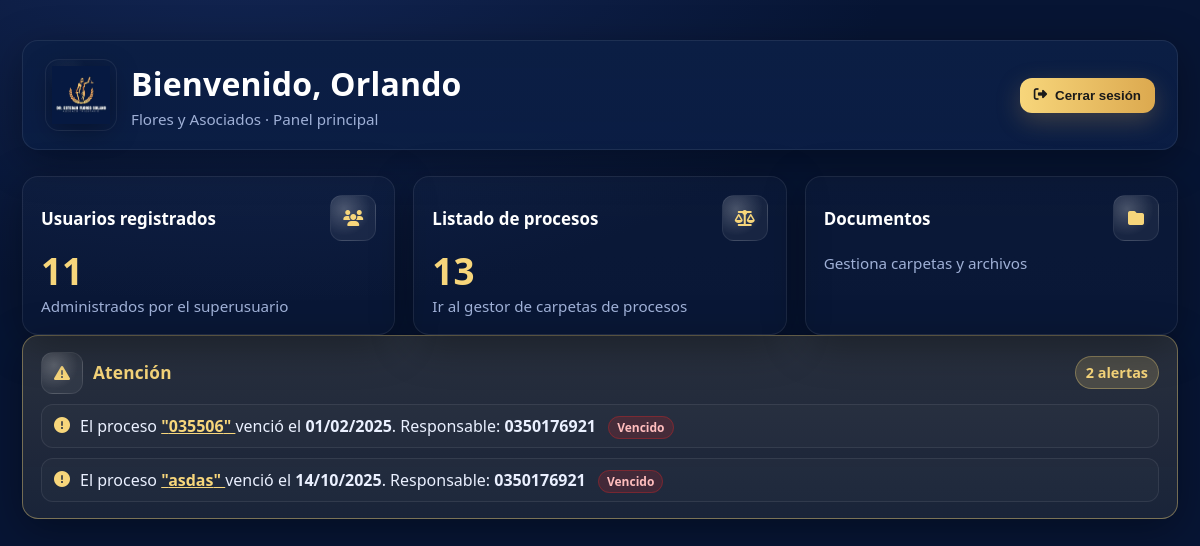
Page /inicio/ (signed in) on the committed database.
### procesos/models.py (models this page shows, shortened)
class Proceso(models.Model):
    ESTADOS = [
        ("SIN", "Sin empezar"),
        ("CUR", "En curso"),
        ("FIN", "Finalizado"),
        ("OBS", "Observación"),
        ("CAM", "Cambio de abogado"),
        ("CA", "Casación"),
    ]
    carpeta = models.ForeignKey(CarpetaProceso, related_name="procesos", on_delete=models.CASCADE)
    nombre = models.CharField(max_length=255)
    numero_proceso = models.CharField(max_length=50, blank=True)
    estado = models.CharField(max_length=3, choices=ESTADOS, default="SIN")
    fecha_revision = models.DateField(null=True, blank=True)
    ciudad = models.CharField(max_length=120, blank=True)
    observacion = models.TextField(blank=True, null=True)
    creado_por = models.ForeignKey(User, on_delete=models.SET_NULL, null=True, blank=True)
    carpeta_documentos = models.ForeignKey(
        'CarpetaProceso',
        on_delete=models.SET_NULL,
        null=True,
        blank=True,
        related_name='procesos_documentales',
        verbose_name='Carpeta documental (auto)'
    )
    creado_en = models.DateTimeField(auto_now_add=True)
    actualizado_en = models.DateTimeField(auto_now=True)
    class Meta:
        ordering = ["-creado_en"]

### home/views.py (the view)
# urls.py: path('inicio/', dashboard, name='dashboard'),
@login_required
def dashboard(request):
    total_usuarios = User.objects.count()
    total_procesos = Proceso.objects.count()
    recientes_procesos = Proceso.objects.order_by('-creado_en', '-id')[:6]
    recientes_documentos = (
        DocumentoProceso.objects
        .select_related('carpeta')
        .order_by('-id')[:6]
    )
    hoy = timezone.localdate()
    limite = hoy + timedelta(days=2)
    avisos_revision = (
        Proceso.objects
        .filter(
            fecha_revision__isnull=False,
            fecha_revision__range=[hoy, limite]
        )
        .exclude(estado='FIN')
        .select_related('creado_por')
        .order_by('fecha_revision', 'id')
    )
    vencidos_revision = (
        Proceso.objects
        .filter(fecha_revision__isnull=False, fecha_revision__lt=hoy)
        .exclude(estado='FIN')
        .select_related('creado_por')
        .order_by('fecha_revision', 'id')[:10]
    )
    first_carpeta = (
        CarpetaProceso.objects
        .filter(padre__isnull=True, es_documento=False)
        .order_by("orden", "nombre")
        .first()
    )
    if first_carpeta:
        url_tabla_procesos = reverse("procesos:carpeta_detalle", args=[first_carpeta.id])
    else:
        url_tabla_procesos = reverse("procesos:lista")
    return render(request, "home/dashboard.html", {
        "total_usuarios": total_usuarios,
        "total_procesos": total_procesos,
        "recientes_procesos": recientes_procesos,
        "recientes_documentos": recientes_documentos,
        "avisos_revision": avisos_revision,
        "vencidos_revision": vencidos_revision,
        "url_tabla_procesos": url_tabla_procesos,
    })

### templates/home/dashboard.html (shortened to what this page needs)
{% extends "base.html" %}
{% load static %}
{% block content %}
<link rel="stylesheet" href="https://cdnjs.cloudflare.com/ajax/libs/font-awesome/6.5.1/css/all.min.css"/>
<div class="wrap">
  <div class="hdr">
    <div class="brand">
      <div class="logo">
        <img src="{% static 'img/logo.jpg' %}" alt="Logo">
      </div>
      <div>
        <h1>Bienvenido, {{ request.user.first_name|default:request.user.get_username }}</h1>
        <div class="sub">Flores y Asociados · Panel principal</div>
      </div>
    </div>
    <div class="actions">
      <form action="{% url 'logout' %}" method="post" style="display:inline;">
        <button class="btn btn-primary" type="submit"><i class="fa fa-right-from-bracket"></i> Cerrar sesión</button>
      </form>
    </div>
  </div>
  <div class="grid">
    <div class="card">
      <div class="top">
        <h3>Usuarios registrados</h3>
        <div class="ico"><i class="fa fa-users"></i></div>
      </div>
      <div class="num">{{ total_usuarios }}</div>
      <div class="muted" style="margin-top:6px;">Administrados por el superusuario</div>
    </div>
    <a href="{{ url_tabla_procesos }}" class="card linkcard">
      <div class="top">
        <h3>Listado de procesos</h3>
        <div class="ico"><i class="fa fa-scale-balanced"></i></div>
      </div>
      <div class="num">{{ total_procesos|default:"—" }}</div>
      <div class="muted">Ir al gestor de carpetas de procesos</div>
    </a>
    <a href="{% url 'procesos:documentos_lista' %}" class="card linkcard">
      <div class="top">
        <h3>Documentos</h3>
        <div class="ico"><i class="fa fa-folder"></i></div>
      </div>
      <div class="muted">Gestiona carpetas y archivos</div>
    </a>
  </div>
  {% with n1=avisos_revision|length n2=vencidos_revision|length %}
    {% with total_alertas=n1|add:n2 %}
      {% if total_alertas %}
        <div class="notice-card">
          <div class="notice-head">
            <div class="notice-left">
              <div class="ico-sm"><i class="fa fa-triangle-exclamation"></i></div>
              <div class="notice-title">Atención</div>
            </div>
            <div class="badge-count">{{ total_alertas }} alerta{{ total_alertas|pluralize:"s" }}</div>
          </div>
          <ul class="notice-list">
            {% for p in vencidos_revision %}
              <li class="notice-item">
                <i class="fa fa-circle-exclamation"></i>
                <div>
                  El proceso
                  <a class="notice-link" href="{% url 'procesos:proceso_detalle' p.pk %}">
                    "{{ p.numero_proceso|default:p.nombre }}"
                  </a>
                  venció el <b>{{ p.fecha_revision|date:"d/m/Y" }}</b>.
                  Responsable: <b>{{ p.creado_por.get_username|default:"—" }}</b>
                  <span class="pill pill-overdue">Vencido</span>
                </div>
              </li>
            {% endfor %}
          </ul>
        </div>
      {% endif %}
    {% endwith %}
  {% endwith %}
</div>
{% endblock %}

### templates/base.html (style rules this page uses)
:root { --navy:#0A1A2F; --navy-2:#0f223b; --gold:#D4AF37; --gold-2:#f1c66d; --text:#0A1A2F; --muted:#637082; --card:#ffffff; --radius:16px; --shadow:0 8px 22px rgba(0,0,0,.18); --shadow-soft:0 6px 16px rgba(0,0,0,.12); }
html,body { height:100%; }
body { margin:0; font-family: "Segoe UI", Roboto, system-ui, -apple-system, Arial, sans-serif; color:var(--text); background: var(--navy); }
.card { background:var(--card); border-radius:var(--radius); box-shadow:var(--shadow-soft); padding:20px; }
.muted { color:var(--muted); }
h1,h2,h3 { margin:0 0 .4rem 0; }
.btn { display:inline-block; text-decoration:none; text-align:center; cursor:pointer; border:0; border-radius:12px; padding:12px 16px; font-weight:700; }
.btn-primary { background:linear-gradient(90deg,var(--gold),var(--gold-2)); color:var(--navy); }
.grid { display:grid; gap:14px; }
.brand { display:flex; align-items:center; gap:14px; }
.brand img { width:70px; height:auto; display:block; }

### rows in the picture
Proceso: numero_proceso "035506", fecha_revision "01/02/2025", creado_por.get_username "0350176921"
Proceso: numero_proceso "asdas", fecha_revision "14/10/2025", creado_por.get_username "0350176921"

### other values in the picture
{{ request.user.first_name|default:request.user.get_username }} "Orlando"
{{ total_usuarios }} "11"
{{ total_procesos|default:"—" }} "13"
{{ total_alertas }} "2"
